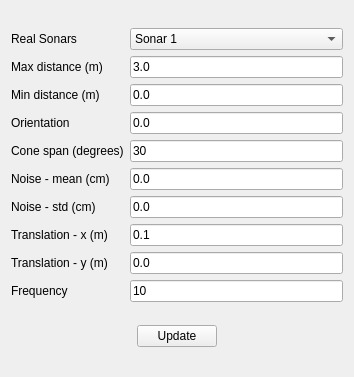
<?xml version="1.0" encoding="UTF-8"?>
<ui version="4.0">
 <class>SonarProperties</class>
 <widget class="QWidget" name="SonarProperties">
  <property name="geometry">
   <rect>
    <x>0</x>
    <y>0</y>
    <width>354</width>
    <height>377</height>
   </rect>
  </property>
  <property name="windowTitle">
   <string>Form</string>
  </property>
  <layout class="QGridLayout" name="gridLayout_2">
   <item row="0" column="0">
    <layout class="QGridLayout" name="gridLayout">
     <item row="0" column="0">
      <widget class="QLabel" name="label">
       <property name="text">
        <string>Real Sonars</string>
       </property>
      </widget>
     </item>
     <item row="1" column="1">
      <widget class="QLineEdit" name="sonarMaxDistance">
       <property name="text">
        <string>3.0</string>
       </property>
      </widget>
     </item>
     <item row="2" column="1">
      <widget class="QLineEdit" name="sonarMinDistance">
       <property name="text">
        <string>0.0</string>
       </property>
      </widget>
     </item>
     <item row="8" column="1">
      <widget class="QLineEdit" name="sonarY">
       <property name="text">
        <string>0.0</string>
       </property>
       <property name="readOnly">
        <bool>false</bool>
       </property>
      </widget>
     </item>
     <item row="1" column="0">
      <widget class="QLabel" name="label_2">
       <property name="text">
        <string>Max distance (m)</string>
       </property>
      </widget>
     </item>
     <item row="4" column="0">
      <widget class="QLabel" name="label_span">
       <property name="text">
        <string>Cone span (degrees)</string>
       </property>
      </widget>
     </item>
     <item row="3" column="0">
      <widget class="QLabel" name="label_3">
       <property name="text">
        <string>Orientation</string>
       </property>
      </widget>
     </item>
     <item row="0" column="1">
      <widget class="QComboBox" name="comboBox">
       <item>
        <property name="text">
         <string>Sonar 1</string>
        </property>
       </item>
      </widget>
     </item>
     <item row="4" column="1">
      <widget class="QLineEdit" name="sonarConeSpan">
       <property name="text">
        <string>30</string>
       </property>
       <property name="readOnly">
        <bool>false</bool>
       </property>
      </widget>
     </item>
     <item row="5" column="0">
      <widget class="QLabel" name="label_5">
       <property name="text">
        <string>Noise - mean (cm)</string>
       </property>
      </widget>
     </item>
     <item row="6" column="0">
      <widget class="QLabel" name="label_6">
       <property name="text">
        <string>Noise - std (cm)</string>
       </property>
      </widget>
     </item>
     <item row="2" column="0">
      <widget class="QLabel" name="label_9">
       <property name="text">
        <string>Min distance (m)</string>
       </property>
      </widget>
     </item>
     <item row="5" column="1">
      <widget class="QLineEdit" name="sonarNoiseMean">
       <property name="text">
        <string>0.0</string>
       </property>
       <property name="readOnly">
        <bool>false</bool>
       </property>
      </widget>
     </item>
     <item row="6" column="1">
      <widget class="QLineEdit" name="sonarNoiseStd">
       <property name="text">
        <string>0.0</string>
       </property>
       <property name="readOnly">
        <bool>false</bool>
       </property>
      </widget>
     </item>
     <item row="7" column="1">
      <widget class="QLineEdit" name="sonarX">
       <property name="text">
        <string>0.1</string>
       </property>
       <property name="readOnly">
        <bool>false</bool>
       </property>
      </widget>
     </item>
     <item row="7" column="0">
      <widget class="QLabel" name="label_7">
       <property name="text">
        <string>Translation - x (m)</string>
       </property>
      </widget>
     </item>
     <item row="8" column="0">
      <widget class="QLabel" name="label_8">
       <property name="text">
        <string>Translation - y (m)</string>
       </property>
      </widget>
     </item>
     <item row="3" column="1">
      <widget class="QLineEdit" name="sonarOrientation">
       <property name="text">
        <string>0.0</string>
       </property>
      </widget>
     </item>
     <item row="9" column="0">
      <widget class="QLabel" name="label_4">
       <property name="text">
        <string>Frequency</string>
       </property>
      </widget>
     </item>
     <item row="9" column="1">
      <widget class="QLineEdit" name="sonarFrequency">
       <property name="text">
        <string>10</string>
       </property>
      </widget>
     </item>
    </layout>
   </item>
   <item row="1" column="0" alignment="Qt::AlignHCenter">
    <widget class="QPushButton" name="pushButton">
     <property name="maximumSize">
      <size>
       <width>100</width>
       <height>16777215</height>
      </size>
     </property>
     <property name="text">
      <string>Update</string>
     </property>
    </widget>
   </item>
  </layout>
 </widget>
 <resources/>
 <connections/>
</ui>
